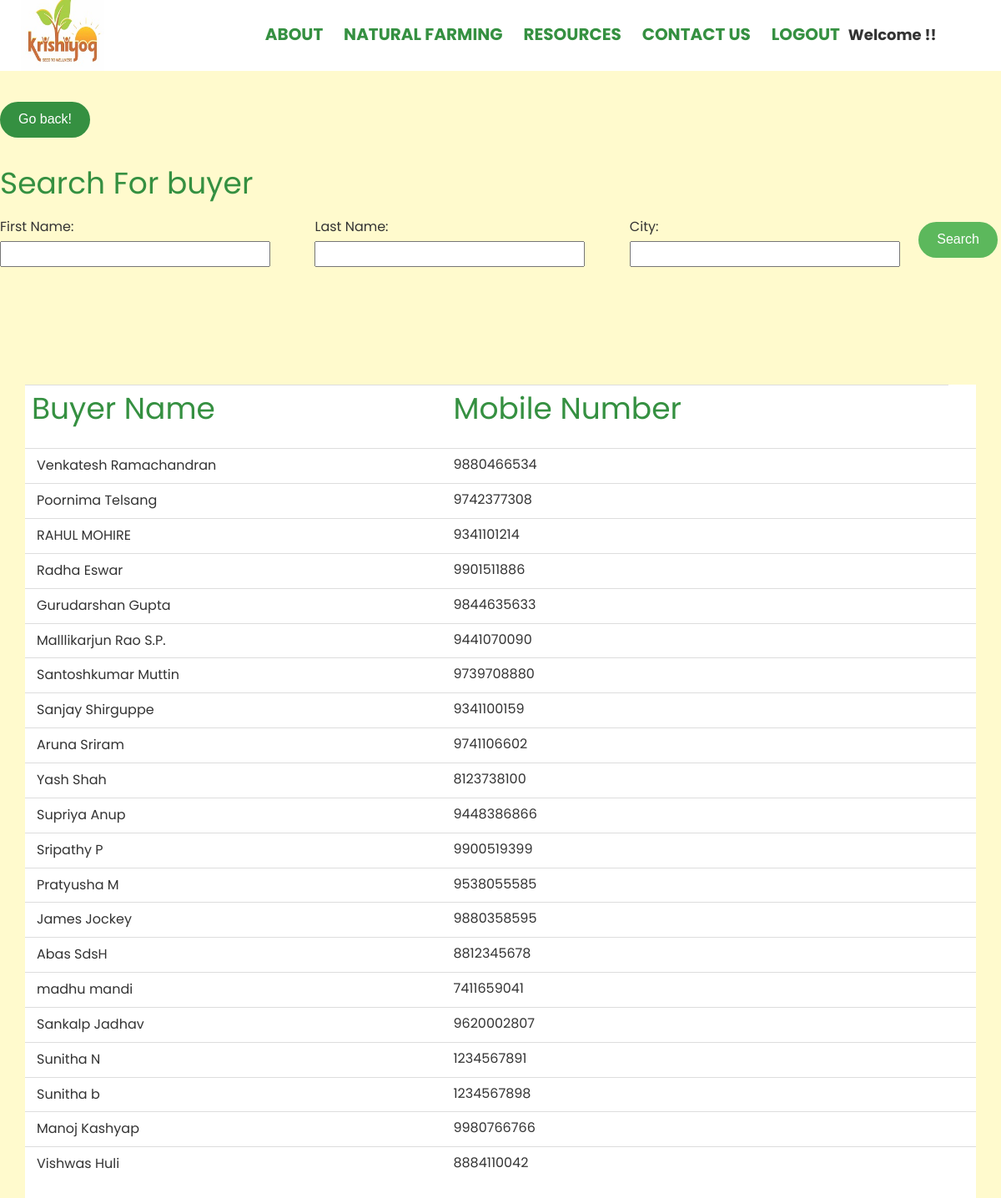
Page /buyerslist.php (signed in) on the committed database.
### tables this page shows
CREATE TABLE `buyerdb` (
  `uniqueid` varchar(20) NOT NULL,
  `firstName` varchar(250) NOT NULL,
  `lastName` varchar(250) NOT NULL,
  `orgName` varchar(250) NOT NULL,
  `email` varchar(250) NOT NULL,
  `password` varchar(2000) NOT NULL,
  `bMobNo` bigint(10) NOT NULL,
  `WhatsApp` bigint(10) NOT NULL,
  `orgMobNo` bigint(10) NOT NULL,
  `GST` text NOT NULL,
  `PAN` text NOT NULL,
  `TANo` text NOT NULL,
  `addressBuyer` varchar(500) NOT NULL,
  `addressOrg` varchar(500) NOT NULL,
  `city` varchar(100) NOT NULL,
  `state` varchar(100) NOT NULL,
  `zipcode` int(8) NOT NULL,
  `orgCity` varchar(200) NOT NULL,
  `orgState` varchar(200) NOT NULL,
  `orgDistrict` varchar(200) NOT NULL,
  `orgZipcode` int(8) NOT NULL,
  `buyerType` varchar(100) NOT NULL,
  `BID` int(11) NOT NULL,
  `webAddress` varchar(1000) NOT NULL,
  `descr` varchar(2000) NOT NULL,
  `district` varchar(200) NOT NULL
);

### buyerslist.php (the view, shortened to what this page needs)
<?php
include 'db_connect.php';
 ?>
      <a href="admin/admin.php" class="btn btn-primary"  > Go back! </a><br><br>
   <form action="buyerslist.php" method="post">
    <table width='100%' border='0' style='border:none;'>
      <h1>Search For buyer</h1>
      <tr>
        <td><label>First Name:&nbsp;</label><input type='text' name='by_fname' /></td>
        <td><label>Last Name:&nbsp;</label><input type='text' name='by_lname' /></td>
        <td><label>City:&nbsp;</label><input type='text' name='by_city' /></td>
        <td><input type='submit' name='submit' value='Search' class="btn btn-success"  /></td>
      </tr>
    </table>
    </form>
<!DOCTYPE HTML>
<html>
	<head>
	<link rel="stylesheet" href="css/animate.css">
	<link rel="stylesheet" href="css/icomoon.css">
	<link rel="stylesheet" href="css/bootstrap.css">
	<link rel="stylesheet" href="css/magnific-popup.css">
	<link rel="stylesheet" href="css/owl.carousel.min.css">
	<link rel="stylesheet" href="css/owl.theme.default.min.css">
	<link rel="stylesheet" href="css/style.css">
</head>
<body>
  <nav class="gtco-nav fixed-top" role="navigation">
    <div class="gtco-container">
      <div class="row">
        <div class="col-xs-2">
          <div id="gtco-logo"><a href="index.php"><img src="images/logo0.jpg" style="max-width:300px;max-height: 100px;margin-top:-15px;margin-left:-30px"/></a></div>
        </div>
        <div class="col-xs-10 text-center menu-1 ">
          <ul>
            <span class="icon">
              <li><a class="active" href="index.php"><i class="icon-home"></i></a></li>
            </span>
              <li><a href="about.php"><b>About</a></b></li>
              <li><a class="nat-farm"><b>Natural Farming</a></b></li>
              <li><a href="resource.php"><b>Resources</a></b></li>
              <li><a href="contact.php"><b>Contact us</a></b></li>
              <li><?php if(!isset($_SESSION['login_user']) && !isset($_SESSION['category']))
                    {
                      echo "<li><a href='login.php'><b>LOGIN</b></a></li>";
                      echo "<li><a href='signup2.php'><b>REGISTER</b></a></li>";
                    }
                    else if(isset($_SESSION['login_user']) && isset($_SESSION['category']))
                    {
                      echo "<li><a href='logout.php'><b>Logout</b></a></li>";
                      echo "<li><b>Welcome ".$_SESSION['fname']."!!</b></li>";
                    }
              ?></li>
            </ul>
        </div>
  </div>
      </div>
			</nav>
			<br/><br/><br/><br/>
				<div class="container">
                                <div class="table-responsive" style="background-color:white;">
                                    <table class="table table-top-campaign">
                                        <tbody>
										<tr>
											<th><h1>Buyer Name</h1></th>
											<th><h1>Mobile Number</h1></th>
										</tr>
				<?php
				$sql = "SELECT *
				FROM buyerdb";
				$result = mysqli_query($connection,$sql);
				$count = mysqli_num_rows($result);
				if($count>0)
				{
					while($res=mysqli_fetch_assoc($result))
					{
              ?>
              <form action= "bprofile.php" method="post">
											<tr>
                                                <td>
												 <button type="submit" value="submit"><?php echo $res['firstName']." ".$res['lastName'];?></button></td>
                                                <td onclick='window.open("tel:<?php echo $res['bMobNo']; ?>");'><?php echo $res['bMobNo'];?></td>
                                                <td></td>
                                            </tr>
              </form>
              <?php
					}
				}
				?></div>
			</div>
	  </body>
	</html>

### css/icomoon.css (style rules this page uses)
[class^="icon-"], [class*=" icon-"] { font-family: 'icomoon' !important; speak: none; font-style: normal; font-weight: normal; font-variant: normal; text-transform: none; line-height: 1; -webkit-font-smoothing: antialiased; -moz-osx-font-smoothing: grayscale; }
.icon-home:before { content: "\e9b8"; }

### css/style.css (style rules this page uses)
body { font-family: 'Poppins'; font-size: 18px; line-height: 1.7; color: #333333; background:#FFFACD; }
a { color: #359041; -webkit-transition: 0.5s; -o-transition: 0.5s; transition: 0.5s; }
h1, h2, h3, h4, h5, h6, figure { color: #359041; font-family: 'Poppins'; font-weight: 400; margin: 0 0 20px 0; }
.gtco-container { max-width: 1140px; position: relative; margin: 0 auto; padding-left: 15px; padding-right: 15px; }
.gtco-nav { position: absolute; top: 0; margin: 0; padding: 0; width: 100%; padding: 0px 0; z-index: 1001; background-color:#fff; opacity: 1; }
.gtco-nav #gtco-logo { font-size: 30px; margin: 0; text-transform: uppercase; font-weight: bold; }
.gtco-nav a { padding: 5px 10px; color: white; }
.gtco-nav ul { padding: 22px 2px; margin: 2px 0 0 0; }
.gtco-nav ul li { padding: 0; margin: 0; list-style: none; display: inline; }
.gtco-nav ul li a { font-size: 20px; padding: 30px 10px; text-transform: uppercase; color:#359041; -webkit-transition: 0.5s; -o-transition: 0.5s; transition: 0.5s; }
form label { font-weight: normal !important; }
.btn { margin-right: 4px; margin-bottom: 4px; font-family: "Work Sans", Arial, sans-serif; font-size: 16px; font-weight: 400; -webkit-border-radius: 30px; -moz-border-radius: 30px; -ms-border-radius: 30px; border-radius: 30px; -webkit-transition: 0.5s; -o-transition: 0.5s; transition: 0.5s; padding: 8px 20px; }
.btn-primary { background: #359041; color: #fff; border: 2px solid #359041; }
.btn-success { background: #5cb85c; color: #fff; border: 2px solid #5cb85c; }

### buyerslist.php (style rules this page uses)
button { background-color: transparent; background-repeat:no-repeat; border: none; cursor:pointer; overflow: hidden; outline:none; }

### rows in the picture
buyerdb: firstName "Venkatesh", lastName "Ramachandran", bMobNo "9880466534"
buyerdb: firstName "Poornima", lastName "Telsang", bMobNo "9742377308"
buyerdb: firstName "RAHUL", lastName "MOHIRE", bMobNo "9341101214"
buyerdb: firstName "Radha", lastName "Eswar", bMobNo "9901511886"
buyerdb: firstName "Gurudarshan", lastName "Gupta", bMobNo "9844635633"
buyerdb: firstName "Malllikarjun Rao", lastName "S.P.", bMobNo "9441070090"
buyerdb: firstName "Santoshkumar", lastName "Muttin", bMobNo "9739708880"
buyerdb: firstName "Sanjay", lastName "Shirguppe", bMobNo "9341100159"
buyerdb: firstName "Aruna", lastName "Sriram", bMobNo "9741106602"
buyerdb: firstName "Yash", lastName "Shah", bMobNo "8123738100"
buyerdb: firstName "Supriya", lastName "Anup", bMobNo "9448386866"
buyerdb: firstName "Sripathy", lastName "P", bMobNo "9900519399"
buyerdb: firstName "Pratyusha", lastName "M", bMobNo "9538055585"
buyerdb: firstName "James", lastName "Jockey", bMobNo "9880358595"
buyerdb: firstName "Abas", lastName "SdsH", bMobNo "8812345678"
buyerdb: firstName "madhu", lastName "mandi", bMobNo "7411659041"
buyerdb: firstName "Sankalp", lastName "Jadhav", bMobNo "9620002807"
buyerdb: firstName "Sunitha", lastName "N", bMobNo "1234567891"
buyerdb: firstName "Sunitha", lastName "b", bMobNo "1234567898"
buyerdb: firstName "Manoj", lastName "Kashyap", bMobNo "9980766766"
buyerdb: firstName "Vishwas", lastName "Huli", bMobNo "8884110042"
